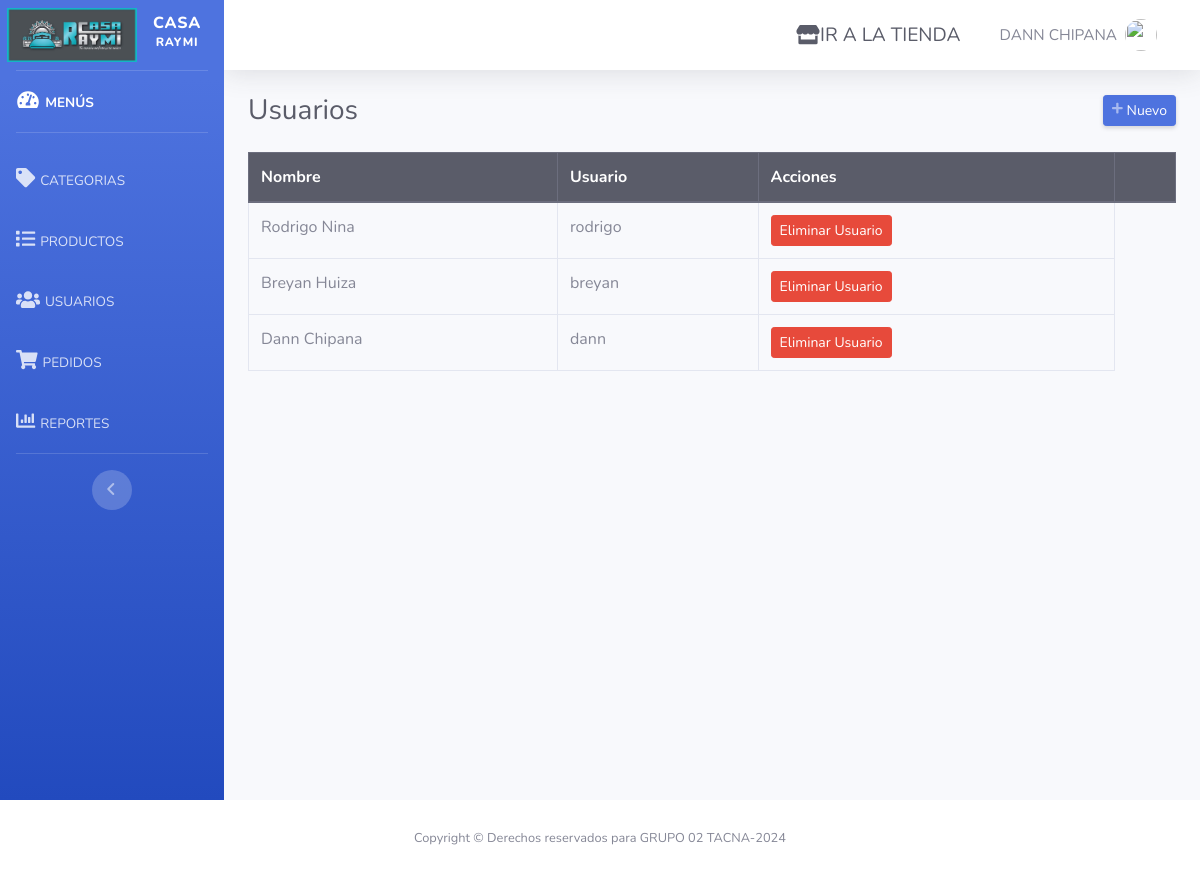
/admin/usuarios.php (signed in), run on the app's committed database.
### tables this page shows
CREATE TABLE `usuarios` (
  `id` int(11) NOT NULL,
  `usuario` varchar(20) NOT NULL,
  `nombre` varchar(100) NOT NULL,
  `clave` varchar(100) NOT NULL
);

### admin/usuarios.php (the view, shortened to what this page needs)
<?php
require_once "../config/conexion.php";
include("includes/header.php"); ?>
<div class="d-sm-flex align-items-center justify-content-between mb-4">
    <h1 class="h3 mb-0 text-gray-800">Usuarios</h1>
    <a href="#" class="d-none d-sm-inline-block btn btn-sm btn-primary shadow-sm" id="abrirProducto"><i class="fas fa-plus fa-sm text-white-50"></i> Nuevo</a>
</div>
<div class="row">
    <div class="col-md-12">
        <div class="table-responsive">
            <table class="table table-hover table-bordered" style="width: 100%;">
                <thead class="thead-dark">
                    <tr>
                        <th>Nombre</th>
                        <th>Usuario</th>
                        <th>Acciones</th>
                        <th></th>
                    </tr>
                </thead>
                <tbody>
                    <?php
                    $query = mysqli_query($conexion, "SELECT * FROM usuarios ORDER BY id DESC");
                    while ($data = mysqli_fetch_assoc($query)) { ?>
                        <tr>
                            <td><?php echo $data['nombre']; ?></td>
                            <td><?php echo $data['usuario']; ?></td>
                            <td><a href="usuarios.php?accion=usu&id=<?php echo $data['id']; ?>" class="btn btn-danger btn-sm">Eliminar Usuario</a></td>
                        </tr>
                    <?php } ?>
                </tbody>
            </table>
        </div>
    </div>
</div>
</div>
</div>
<?php include("includes/footer.php"); ?>

### data on the page
usuarios: nombre "Rodrigo Nina", usuario "rodrigo"
usuarios: nombre "Breyan Huiza", usuario "breyan"
usuarios: nombre "Dann Chipana", usuario "dann"

### other printed values
$_SESSION['nombre'] "DANN CHIPANA"
